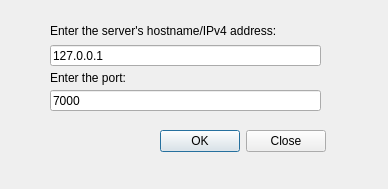
<?xml version="1.0" encoding="UTF-8"?>
<ui version="4.0">
 <class>Dialog</class>
 <widget class="QDialog" name="Dialog">
  <property name="enabled">
   <bool>true</bool>
  </property>
  <property name="geometry">
   <rect>
    <x>0</x>
    <y>0</y>
    <width>388</width>
    <height>189</height>
   </rect>
  </property>
  <property name="windowTitle">
   <string>PyChat Client - Username</string>
  </property>
  <widget class="QDialogButtonBox" name="buttonBox">
   <property name="geometry">
    <rect>
     <x>155</x>
     <y>125</y>
     <width>171</width>
     <height>32</height>
    </rect>
   </property>
   <property name="orientation">
    <enum>Qt::Horizontal</enum>
   </property>
   <property name="standardButtons">
    <set>QDialogButtonBox::Close|QDialogButtonBox::Ok</set>
   </property>
   <property name="centerButtons">
    <bool>false</bool>
   </property>
  </widget>
  <widget class="QLineEdit" name="lineEdit">
   <property name="geometry">
    <rect>
     <x>50</x>
     <y>45</y>
     <width>271</width>
     <height>21</height>
    </rect>
   </property>
   <property name="layoutDirection">
    <enum>Qt::LeftToRight</enum>
   </property>
   <property name="text">
    <string>127.0.0.1</string>
   </property>
   <property name="maxLength">
    <number>50</number>
   </property>
   <property name="dragEnabled">
    <bool>false</bool>
   </property>
  </widget>
  <widget class="QLabel" name="label">
   <property name="geometry">
    <rect>
     <x>50</x>
     <y>20</y>
     <width>271</width>
     <height>21</height>
    </rect>
   </property>
   <property name="text">
    <string>Enter the server's hostname/IPv4 address:</string>
   </property>
  </widget>
  <widget class="QLabel" name="label_2">
   <property name="geometry">
    <rect>
     <x>50</x>
     <y>70</y>
     <width>271</width>
     <height>16</height>
    </rect>
   </property>
   <property name="text">
    <string>Enter the port:</string>
   </property>
  </widget>
  <widget class="QLineEdit" name="lineEdit_2">
   <property name="geometry">
    <rect>
     <x>50</x>
     <y>90</y>
     <width>271</width>
     <height>21</height>
    </rect>
   </property>
   <property name="text">
    <string>7000</string>
   </property>
   <property name="maxLength">
    <number>5</number>
   </property>
  </widget>
  <widget class="QLabel" name="label_3">
   <property name="enabled">
    <bool>true</bool>
   </property>
   <property name="geometry">
    <rect>
     <x>50</x>
     <y>160</y>
     <width>266</width>
     <height>16</height>
    </rect>
   </property>
   <property name="text">
    <string/>
   </property>
   <property name="alignment">
    <set>Qt::AlignCenter</set>
   </property>
  </widget>
 </widget>
 <resources/>
 <connections>
  <connection>
   <sender>buttonBox</sender>
   <signal>accepted()</signal>
   <receiver>Dialog</receiver>
   <slot>accept()</slot>
   <hints>
    <hint type="sourcelabel">
     <x>248</x>
     <y>254</y>
    </hint>
    <hint type="destinationlabel">
     <x>157</x>
     <y>274</y>
    </hint>
   </hints>
  </connection>
  <connection>
   <sender>buttonBox</sender>
   <signal>rejected()</signal>
   <receiver>Dialog</receiver>
   <slot>reject()</slot>
   <hints>
    <hint type="sourcelabel">
     <x>316</x>
     <y>260</y>
    </hint>
    <hint type="destinationlabel">
     <x>286</x>
     <y>274</y>
    </hint>
   </hints>
  </connection>
 </connections>
</ui>
